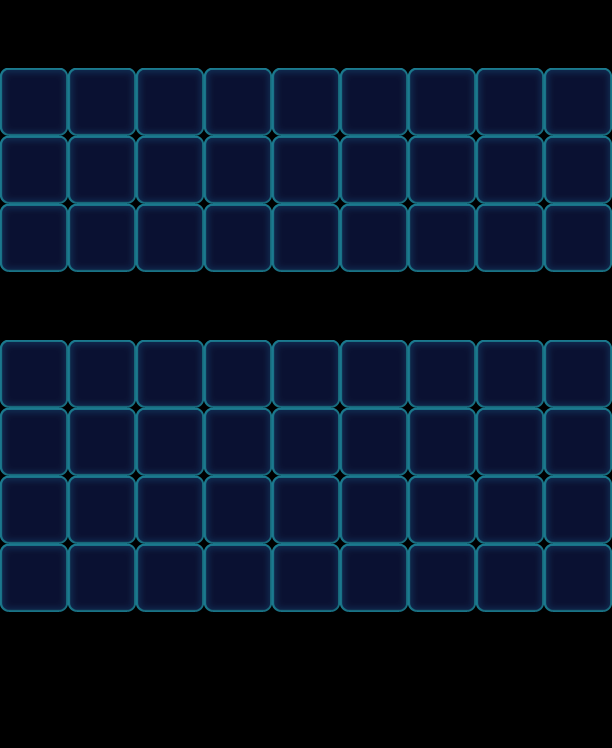

The image is a tile-based game level rendered from a .tmx file. Its description and source (layers, tilesets, objects; grid data summarised) follow:
An orthogonal 9x11 tile map with 68x68 px tiles, 1 tile layer (Valid), 2 tilesets and 45 objects (16x Monster, 9x Factory_Normal, 9x Ice, 9x Stone, 2x Flower).

<map version="1.0" orientation="orthogonal" width="9" height="11" tilewidth="68" tileheight="68">
 <properties>
  <property name="Connect" value="03,05,1|13,15,1|23,25,1|33,35,1|43,45,1|53,55,1|63,65,1|73,75,1|83,85,1" />
 </properties>
 <tileset firstgid="1" name="game_grid1" tilewidth="68" tileheight="68">
  <image source="game_grid1.png" width="68" height="68" />
 </tileset>
 <tileset firstgid="2" name="map" tilewidth="68" tileheight="68">
  <image source="map.png" width="1024" height="1024" />
 </tileset>
 <layer name="Valid" width="9" height="11">
  <data>[99 cells, 63 non-empty, 1 distinct tile ids]</data>
 </layer>
 <objectgroup name="BottomObj" width="9" height="11" />
 <objectgroup name="MiddleObj" width="9" height="11">
  <object name="42" type="Monster" gid="18" x="68" y="136">
   <properties>
    <property name="Color" value="Pink" />
   </properties>
  </object>
  <object name="42" type="Monster" gid="18" x="272" y="204">
   <properties>
    <property name="Color" value="Pink" />
   </properties>
  </object>
  <object name="42" type="Monster" gid="18" x="408" y="204">
   <properties>
    <property name="Color" value="Pink" />
   </properties>
  </object>
  <object name="45" type="Flower" gid="17" x="136" y="204">
   <properties>
    <property name="FlowerLevel" value="0" />
   </properties>
  </object>
  <object name="45" type="Monster" gid="17" x="204" y="136">
   <properties>
    <property name="Color" value="Purple" />
   </properties>
  </object>
  <object name="45" type="Monster" gid="17" x="408" y="136">
   <properties>
    <property name="Color" value="Purple" />
   </properties>
  </object>
  <object name="55" type="Monster" gid="19" x="340" y="204">
   <properties>
    <property name="Color" value="Yellow" />
   </properties>
  </object>
  <object name="55" type="Monster" gid="19" x="272" y="136">
   <properties>
    <property name="Color" value="Yellow" />
   </properties>
  </object>
  <object name="55" type="Monster" gid="19" x="544" y="136">
   <properties>
    <property name="Color" value="Yellow" />
   </properties>
  </object>
  <object name="55" type="Monster" gid="19" x="0" y="136">
   <properties>
    <property name="Color" value="Yellow" />
   </properties>
  </object>
  <object name="42" type="Monster" gid="18" x="476" y="136">
   <properties>
    <property name="Color" value="Pink" />
   </properties>
  </object>
  <object name="45" type="Flower" gid="17" x="476" y="204">
   <properties>
    <property name="FlowerLevel" value="0" />
   </properties>
  </object>
  <object name="55" type="Monster" gid="19" x="204" y="204">
   <properties>
    <property name="Color" value="Yellow" />
   </properties>
  </object>
  <object name="55" type="Monster" gid="19" x="136" y="136">
   <properties>
    <property name="Color" value="Yellow" />
   </properties>
  </object>
  <object type="Monster" gid="4" x="0" y="204">
   <properties>
    <property name="Color" value="Orange" />
   </properties>
  </object>
  <object type="Monster" gid="4" x="68" y="204">
   <properties>
    <property name="Color" value="Orange" />
   </properties>
  </object>
  <object type="Monster" gid="4" x="340" y="136">
   <properties>
    <property name="Color" value="Orange" />
   </properties>
  </object>
  <object type="Monster" gid="4" x="544" y="204">
   <properties>
    <property name="Color" value="Orange" />
   </properties>
  </object>
 </objectgroup>
 <objectgroup color="#000000" name="TopObj" width="9" height="11">
  <object name="10" type="Factory_Normal" x="0" y="0" width="68" height="68">
   <properties>
    <property name="FactoryColorsConfig" value="Orange,Yellow,Pink,Purple" />
   </properties>
  </object>
  <object name="12" type="Ice" x="136" y="476" width="68" height="68">
   <properties>
    <property name="Layers" value="3" />
   </properties>
  </object>
  <object name="12" type="Ice" x="0" y="476" width="68" height="68">
   <properties>
    <property name="Layers" value="3" />
   </properties>
  </object>
  <object name="12" type="Ice" x="476" y="476" width="68" height="68">
   <properties>
    <property name="Layers" value="3" />
   </properties>
  </object>
  <object name="12" type="Ice" x="340" y="476" width="68" height="68">
   <properties>
    <property name="Layers" value="3" />
   </properties>
  </object>
  <object name="12" type="Ice" x="204" y="476" width="68" height="68">
   <properties>
    <property name="Layers" value="3" />
   </properties>
  </object>
  <object name="12" type="Ice" x="68" y="476" width="68" height="68">
   <properties>
    <property name="Layers" value="3" />
   </properties>
  </object>
  <object name="12" type="Ice" x="544" y="476" width="68" height="68">
   <properties>
    <property name="Layers" value="3" />
   </properties>
  </object>
  <object name="12" type="Ice" x="408" y="476" width="68" height="68">
   <properties>
    <property name="Layers" value="3" />
   </properties>
  </object>
  <object name="12" type="Ice" x="272" y="476" width="68" height="68">
   <properties>
    <property name="Layers" value="3" />
   </properties>
  </object>
  <object name="Stone" type="Stone" gid="34" x="0" y="476">
   <properties>
    <property name="Layers" value="1" />
   </properties>
  </object>
  <object name="Stone" type="Stone" gid="34" x="68" y="476">
   <properties>
    <property name="Layers" value="1" />
   </properties>
  </object>
  <object name="Stone" type="Stone" gid="34" x="136" y="476">
   <properties>
    <property name="Layers" value="1" />
   </properties>
  </object>
  <object name="Stone" type="Stone" gid="34" x="204" y="476">
   <properties>
    <property name="Layers" value="1" />
   </properties>
  </object>
  <object name="Stone" type="Stone" gid="34" x="272" y="476">
   <properties>
    <property name="Layers" value="1" />
   </properties>
  </object>
  <object name="Stone" type="Stone" gid="34" x="340" y="476">
   <properties>
    <property name="Layers" value="1" />
   </properties>
  </object>
  <object name="Stone" type="Stone" gid="34" x="408" y="476">
   <properties>
    <property name="Layers" value="1" />
   </properties>
  </object>
  <object name="Stone" type="Stone" gid="34" x="476" y="476">
   <properties>
    <property name="Layers" value="1" />
   </properties>
  </object>
  <object name="Stone" type="Stone" gid="34" x="544" y="476">
   <properties>
    <property name="Layers" value="1" />
   </properties>
  </object>
  <object name="10" type="Factory_Normal" x="68" y="0" width="68" height="68">
   <properties>
    <property name="FactoryColorsConfig" value="Orange,Yellow,Pink,Purple" />
   </properties>
  </object>
  <object name="10" type="Factory_Normal" x="136" y="0" width="68" height="68">
   <properties>
    <property name="FactoryColorsConfig" value="Orange,Yellow,Pink,Purple" />
   </properties>
  </object>
  <object name="10" type="Factory_Normal" x="204" y="0" width="68" height="68">
   <properties>
    <property name="FactoryColorsConfig" value="Orange,Yellow,Pink,Purple" />
   </properties>
  </object>
  <object name="10" type="Factory_Normal" x="272" y="0" width="68" height="68">
   <properties>
    <property name="FactoryColorsConfig" value="Orange,Yellow,Pink,Purple" />
   </properties>
  </object>
  <object name="10" type="Factory_Normal" x="340" y="0" width="68" height="68">
   <properties>
    <property name="FactoryColorsConfig" value="Orange,Yellow,Pink,Purple" />
   </properties>
  </object>
  <object name="10" type="Factory_Normal" x="408" y="0" width="68" height="68">
   <properties>
    <property name="FactoryColorsConfig" value="Orange,Yellow,Pink,Purple" />
   </properties>
  </object>
  <object name="10" type="Factory_Normal" x="476" y="0" width="68" height="68">
   <properties>
    <property name="FactoryColorsConfig" value="Orange,Yellow,Pink,Purple" />
   </properties>
  </object>
  </objectgroup>
</map>
<!-- 1 of 45 objects omitted -->
